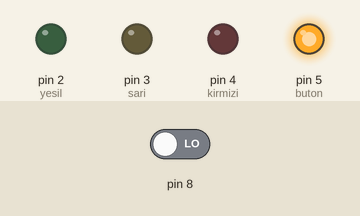
Simulated run of this sketch. Board: Arduino Uno, built with avr-gcc and run on an emulated ATmega328P. On the bench: output pins drawn as LEDs (lit = HIGH). The inputs (shaded band) are chosen by the test bench; at power-on: pin 8 LOW.

Above: at 1.2 s.
1.3 s: pin 8 driven HIGH
At 2.0 s:
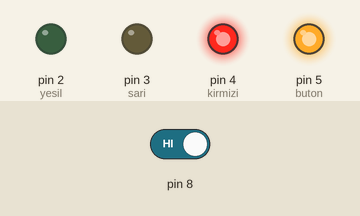
At 9.7 s:
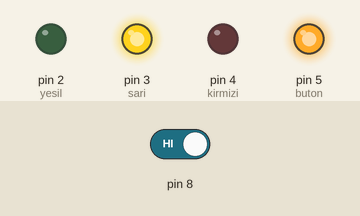
Timing chart, 0 to 30.8 s (numbered marks = the images above; inputs shaded):
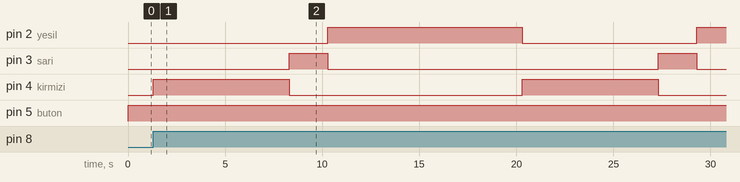

The sketch:

trafik_isigi_deneme.ino
```cpp
int yesil=2,sari=3,kirmizi=4,buton=5;
void setup() {
pinMode(yesil,OUTPUT);
pinMode(sari,OUTPUT);
pinMode(kirmizi,OUTPUT);
pinMode(buton,OUTPUT);
pinMode(8,INPUT);
}

void loop() {
  digitalWrite(buton,HIGH);
  if(digitalRead(8)==HIGH){
    digitalWrite(kirmizi,HIGH);
    delay(7000);
    digitalWrite(kirmizi,LOW);
    digitalWrite(sari,HIGH);
    delay(2000);
    digitalWrite(sari,LOW);
    digitalWrite(yesil,HIGH);
    delay(10000);
    digitalWrite(yesil,LOW);
}

}
```

Measured:
- after the input at 1.3 s, pin 2 (yesil): LOW → HIGH after 9.0 s, → LOW 10.0 s later, → HIGH 9.0 s later; pin 3 (sari): alternates HIGH for 2.0 s and LOW for 17.0 s, starting after 7.0 s; pin 4 (kirmizi): alternates HIGH for 7.0 s and LOW for 12.0 s, starting at once
